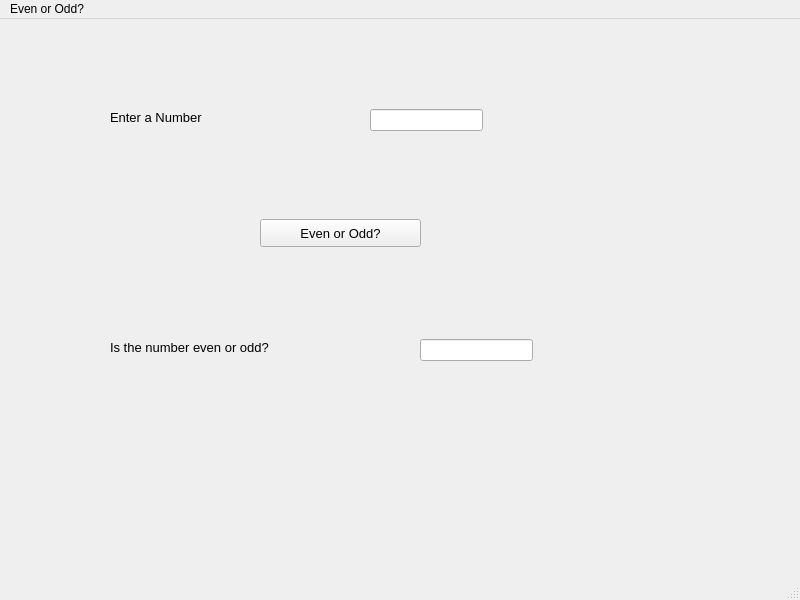
<?xml version="1.0" encoding="UTF-8"?>
<ui version="4.0">
 <class>MainWindow</class>
 <widget class="QMainWindow" name="MainWindow">
  <property name="geometry">
   <rect>
    <x>0</x>
    <y>0</y>
    <width>800</width>
    <height>600</height>
   </rect>
  </property>
  <property name="windowTitle">
   <string>MainWindow</string>
  </property>
  <widget class="QWidget" name="centralwidget">
   <widget class="QLabel" name="lblNumber">
    <property name="geometry">
     <rect>
      <x>110</x>
      <y>90</y>
      <width>131</width>
      <height>16</height>
     </rect>
    </property>
    <property name="font">
     <font>
      <family>Arial</family>
      <pointsize>10</pointsize>
     </font>
    </property>
    <property name="text">
     <string>Enter a Number</string>
    </property>
   </widget>
   <widget class="QLineEdit" name="txtNumber">
    <property name="geometry">
     <rect>
      <x>370</x>
      <y>90</y>
      <width>113</width>
      <height>22</height>
     </rect>
    </property>
   </widget>
   <widget class="QPushButton" name="btnResult">
    <property name="geometry">
     <rect>
      <x>260</x>
      <y>200</y>
      <width>161</width>
      <height>28</height>
     </rect>
    </property>
    <property name="font">
     <font>
      <family>Arial</family>
      <pointsize>10</pointsize>
     </font>
    </property>
    <property name="text">
     <string>Even or Odd?</string>
    </property>
   </widget>
   <widget class="QLabel" name="lblResult">
    <property name="geometry">
     <rect>
      <x>110</x>
      <y>320</y>
      <width>221</width>
      <height>16</height>
     </rect>
    </property>
    <property name="font">
     <font>
      <family>Arial</family>
      <pointsize>10</pointsize>
     </font>
    </property>
    <property name="text">
     <string>Is the number even or odd?</string>
    </property>
   </widget>
   <widget class="QLineEdit" name="txtResult">
    <property name="geometry">
     <rect>
      <x>420</x>
      <y>320</y>
      <width>113</width>
      <height>22</height>
     </rect>
    </property>
    <property name="readOnly">
     <bool>true</bool>
    </property>
   </widget>
  </widget>
  <widget class="QMenuBar" name="menubar">
   <property name="geometry">
    <rect>
     <x>0</x>
     <y>0</y>
     <width>800</width>
     <height>26</height>
    </rect>
   </property>
   <widget class="QMenu" name="menuEven_or_Odd">
    <property name="title">
     <string>Even or Odd?</string>
    </property>
   </widget>
   <addaction name="menuEven_or_Odd"/>
  </widget>
  <widget class="QStatusBar" name="statusbar"/>
 </widget>
 <resources/>
 <connections/>
</ui>
